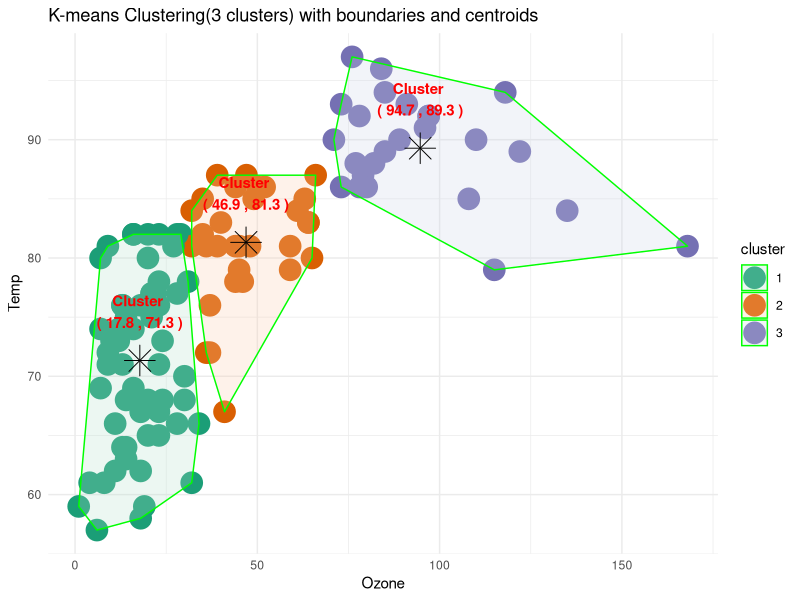

Reproduce this figure in R.
#load libraries
library(ggplot2)
library(dplyr)

#1 Create a simple dataset (use built-in airquality, remove rows with NA in Ozone or Temp)
data = airquality %>%
  select(Ozone, Temp) %>%
  na.omit() %>%
  select(Ozone, Temp)

#2 apply K-means (3 clusters)
set.seed(1)
kmeans_result <- kmeans(data[, c("Ozone", "Temp")], centers = 3, nstart= 20)

# Add cluster info to dataset 
data$cluster <- as.factor(kmeans_result$cluster)

#3 Extract final cluster centroid 
centers <- as.data.frame(kmeans_result$centers)
centers$cluster <- as.factor(1:3)

#4 Compute convex hulls (boundaries for each cluster)
hulls <- data %>%
  group_by(cluster) %>%
  slice(chull(Ozone, Temp)) %>%
  ungroup()

#5 Visualization
ggplot(data, aes(x = Ozone, y = Temp, color = cluster)) +
  # cluster points
  geom_point(size = 7) +
  
  #Polygon boundaries around clusters
  geom_polygon(data = hulls, aes(x = Ozone, y = Temp, fill = cluster, group = cluster), 
               color = "green", alpha = 0.25) +
  
  #Centroids
  geom_point(data = centers, aes(x = Ozone, y = Temp), 
             color = "black", size = 7 , shape = 8) +
  
  #Centroid lables
  geom_text(data = centers, aes(x= Ozone, y = Temp, 
                                label = paste("Cluster", "\n(", round(Ozone,1), ",", round(Temp,1), ")")),
            vjust = -1, color= "red", size = 3.8, fontface= "bold")+
  
  # change color palette (different from previous)
  scale_color_brewer(palette = "Dark2") +
  scale_fill_brewer(palette = "Pastel2") +
  
  # titles and theme 
  labs(title ="K-means Clustering(3 clusters) with boundaries and centroids",
       x= "Ozone",
       y = "Temp") +
  theme_minimal()